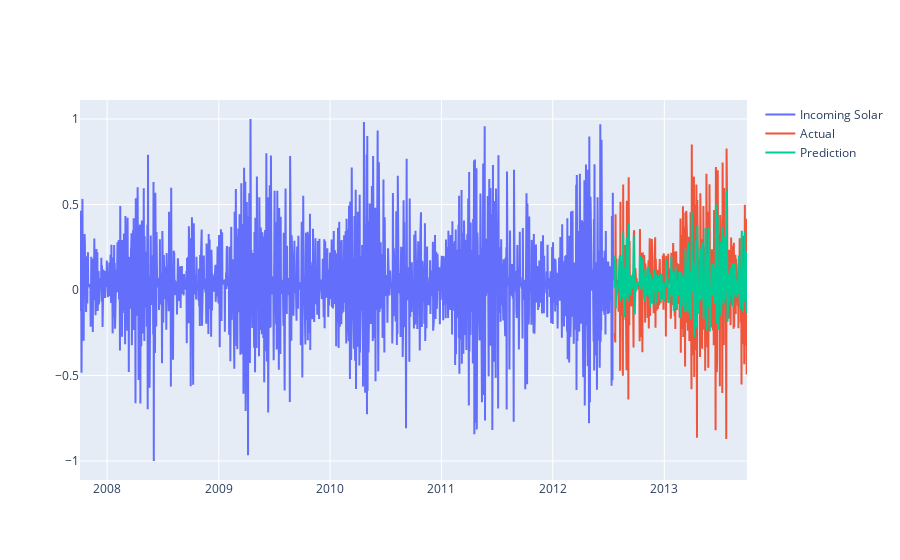

Notebook code cell kept with this figure:
### Code cell
pred = scaler.inverse_transform(np.concatenate([X_test.detach().numpy().squeeze(), y_pred.detach().numpy().reshape(-1,1)], axis=1))
fig = go.Figure()
fig.add_trace(go.Scatter(x=data.index[:train.shape[0]], y=train_df[:, -1], name="Incoming Solar"))
fig.add_trace(go.Scatter(x=data.index[train.shape[0]:], y=test_df[:, -1], name="Actual"))
fig.add_trace(go.Scatter(x=data.index[train.shape[0]:], y=y_pred.detach().numpy(), name="Prediction"))

fig.show()

### Figure 1 — Plotly figure (JSON) as saved in the notebook; plotly's stock layout.template omitted (floating-point values rounded to 4 significant figures; data arrays with more than 128 entries replaced by an {"elided": "..."} marker saying what was removed)
{"data": [{"name": "Incoming Solar", "type": "scatter", "x": {"elided": "1753 str values"}, "y": {"elided": "1749 float values"}}, {"name": "Actual", "type": "scatter", "x": {"elided": "436 str values"}, "y": {"elided": "435 float values"}}, {"name": "Prediction", "type": "scatter", "x": {"elided": "436 str values"}, "y": {"elided": "435 float values"}}], "layout": {}}
